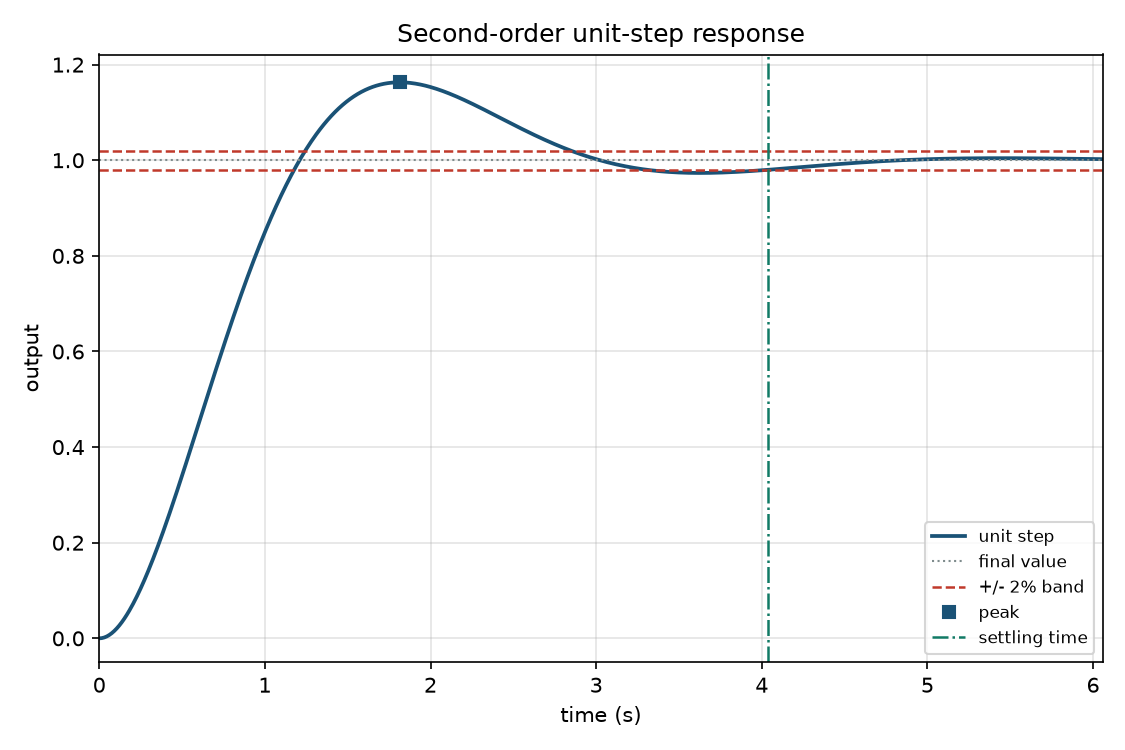

Reproduce this figure in Python.
#!/usr/bin/env python3
"""Linear second-order unit-step response metrics.

natural_frequency_mass_stiffness is wn = sqrt(k/m).
damping_ratio_mass_stiffness is zeta = c/(2*sqrt(k*m)).
damped_natural_frequency is wd = wn*sqrt(1-zeta**2).
second_order_percent_overshoot is Mp = exp(-pi*zeta/sqrt(1-zeta**2)).
second_order_peak_time is tp = pi/wd.
second_order_settling_time is ts = -log(delta)/(zeta*wn).
Rise time is 10% to 90% of the analytical unit-step response.
"""

from __future__ import annotations

import argparse
import math
import sys
import tempfile
from dataclasses import dataclass
from pathlib import Path

CHECK_TOL = 1e-9
PLOT_TITLE = "Second-order unit-step response"
N_CURVE = 801
DEFAULT_SETTLING_PERCENT = 2.0
CRITICAL_EPS = 1e-12
SKILL_DIR = Path(__file__).resolve().parent

ASSUMPTIONS = (
    "linear constant-coefficient single-input second-order plant "
    "G(s) = wn**2/(s**2 + 2*zeta*wn*s + wn**2); "
    "natural_frequency_mass_stiffness wn = sqrt(k/m); "
    "damping_ratio_mass_stiffness zeta = c/(2*sqrt(k*m)); "
    "damped_natural_frequency wd = wn*sqrt(1-zeta**2) when zeta < 1; "
    "second_order_percent_overshoot Mp = exp(-pi*zeta/sqrt(1-zeta**2)); "
    "second_order_peak_time tp = pi/wd; "
    "second_order_settling_time envelope ts = -ln(delta)/(zeta*wn) with "
    f"default band {DEFAULT_SETTLING_PERCENT:g} percent so delta = "
    f"{DEFAULT_SETTLING_PERCENT/100:g}; "
    "rise_time is 10% to 90% of the analytical unit-step response; "
    "underdamped when zeta < 1, critically damped when zeta = 1, "
    "overdamped when zeta > 1; zero initial conditions; unity DC gain"
)


@dataclass(frozen=True)
class Solution:
    wn: float
    zeta: float
    source: str
    mass: float | None
    stiffness: float | None
    damping: float | None
    settling_percent: float
    delta: float
    damping_case: str
    wd: float | None
    overshoot: float
    overshoot_percent: float
    peak_time: float | None
    rise_time: float
    settling_time_envelope: float | None
    settling_time: float


def print_kv(key: str, value: object) -> None:
    if isinstance(value, float):
        text = f"{value:.8g}"
    else:
        text = str(value)
    print(f"{key}: {text}")


def close(actual: float, expected: float, tol: float = CHECK_TOL) -> bool:
    scale = max(abs(expected), 1.0)
    return abs(actual - expected) <= tol * scale


def require_positive(name: str, value: float) -> None:
    if not math.isfinite(value) or value <= 0.0:
        raise ValueError(f"{name} must be finite and > 0")


def require_nonnegative(name: str, value: float) -> None:
    if not math.isfinite(value) or value < 0.0:
        raise ValueError(f"{name} must be finite and >= 0")


def natural_frequency_mass_stiffness(stiffness: float, mass: float) -> float:
    """natural_frequency_mass_stiffness: wn = sqrt(k/m)."""
    return math.sqrt(stiffness / mass)


def damping_ratio_mass_stiffness(
    damping: float, stiffness: float, mass: float
) -> float:
    """damping_ratio_mass_stiffness: zeta = c/(2*sqrt(k*m))."""
    return damping / (2.0 * math.sqrt(stiffness * mass))


def damped_natural_frequency(wn: float, zeta: float) -> float:
    """damped_natural_frequency: wd = wn*sqrt(1-zeta**2)."""
    return wn * math.sqrt(1.0 - zeta * zeta)


def second_order_percent_overshoot(zeta: float) -> float:
    """second_order_percent_overshoot: fractional Mp."""
    return math.exp(-math.pi * zeta / math.sqrt(1.0 - zeta * zeta))


def second_order_peak_time(wn: float, zeta: float) -> float:
    """second_order_peak_time: tp = pi/wd."""
    return math.pi / damped_natural_frequency(wn, zeta)


def second_order_settling_time(delta: float, zeta: float, wn: float) -> float:
    """second_order_settling_time: ts = -log(delta)/(zeta*wn)."""
    return -math.log(delta) / (zeta * wn)


def classify_damping(zeta: float) -> str:
    if zeta < 1.0 - CRITICAL_EPS:
        return "underdamped"
    if zeta > 1.0 + CRITICAL_EPS:
        return "overdamped"
    return "critically_damped"


def step_response(wn: float, zeta: float, time: float) -> float:
    """Unit-step response of wn**2/(s**2 + 2*zeta*wn*s + wn**2)."""
    if time <= 0.0:
        return 0.0
    case = classify_damping(zeta)
    if case == "underdamped":
        wd = damped_natural_frequency(wn, zeta)
        sigma = zeta * wn
        return 1.0 - math.exp(-sigma * time) * (
            math.cos(wd * time) + (sigma / wd) * math.sin(wd * time)
        )
    if case == "critically_damped":
        return 1.0 - math.exp(-wn * time) * (1.0 + wn * time)
    root = math.sqrt(zeta * zeta - 1.0)
    s1 = wn * (zeta + root)
    s2 = wn * (zeta - root)
    return 1.0 - (s1 * math.exp(-s2 * time) - s2 * math.exp(-s1 * time)) / (
        s1 - s2
    )


def linspace(start: float, stop: float, count: int) -> list[float]:
    if count == 1:
        return [start]
    step = (stop - start) / (count - 1)
    return [start + step * i for i in range(count)]


def first_crossing(
    wn: float, zeta: float, level: float, t_end: float, samples: int = 4001
) -> float | None:
    times = linspace(0.0, t_end, samples)
    prev_t = times[0]
    prev_y = step_response(wn, zeta, prev_t)
    for time in times[1:]:
        y = step_response(wn, zeta, time)
        if (prev_y - level) * (y - level) <= 0.0 and y != prev_y:
            frac = (level - prev_y) / (y - prev_y)
            return prev_t + frac * (time - prev_t)
        prev_t = time
        prev_y = y
    return None


def rise_time_10_90(wn: float, zeta: float) -> float:
    t_end = max(20.0 / max(zeta * wn, 0.05 * wn), 20.0 / wn)
    t10 = first_crossing(wn, zeta, 0.1, t_end)
    t90 = first_crossing(wn, zeta, 0.9, t_end)
    if t10 is None or t90 is None or t90 <= t10:
        raise ValueError("could not resolve 10% to 90% rise time")
    return t90 - t10


def settling_time_from_response(
    wn: float, zeta: float, delta: float
) -> float:
    """First time after which |y-1| stays within delta through t_end."""
    t_end = max(30.0 / max(zeta * wn, 0.05 * wn), 30.0 / wn)
    times = linspace(0.0, t_end, 8001)
    values = [step_response(wn, zeta, t) for t in times]
    last_out = 0
    for i, y in enumerate(values):
        if abs(y - 1.0) > delta:
            last_out = i
    if last_out >= len(times) - 1:
        raise ValueError("could not resolve settling time in the plotted window")
    if last_out == 0 and abs(values[0] - 1.0) <= delta:
        return 0.0
    # Refine between last_out and last_out+1, then verify the tail.
    t0 = times[last_out]
    t1 = times[min(last_out + 1, len(times) - 1)]
    for _ in range(40):
        mid = 0.5 * (t0 + t1)
        if abs(step_response(wn, zeta, mid) - 1.0) > delta:
            t0 = mid
        else:
            t1 = mid
    candidate = t1
    for t in linspace(candidate, t_end, 2001):
        if abs(step_response(wn, zeta, t) - 1.0) > delta:
            raise ValueError("settling-time search left the band again")
    return candidate


def evaluate(
    wn: float | None,
    zeta: float | None,
    mass: float | None,
    stiffness: float | None,
    damping: float | None,
    settling_percent: float,
) -> Solution:
    require_positive("settling percent", settling_percent)
    if settling_percent >= 100.0:
        raise ValueError("settling percent must be < 100")
    delta = settling_percent / 100.0

    has_wn = wn is not None
    has_zeta = zeta is not None
    has_m = mass is not None
    has_k = stiffness is not None
    has_c = damping is not None
    mechanical = has_m or has_k or has_c
    modal = has_wn or has_zeta

    if mechanical and modal:
        raise ValueError(
            "pass --wn with --zeta, or --mass --stiffness --damping, not both"
        )
    if mechanical:
        if not (has_m and has_k and has_c):
            raise ValueError(
                "mechanical path requires --mass, --stiffness, and --damping"
            )
        require_positive("mass", float(mass))
        require_positive("stiffness", float(stiffness))
        require_nonnegative("damping", float(damping))
        wn_v = natural_frequency_mass_stiffness(float(stiffness), float(mass))
        zeta_v = damping_ratio_mass_stiffness(
            float(damping), float(stiffness), float(mass)
        )
        source = "mass_stiffness_damping"
        m_v: float | None = float(mass)
        k_v: float | None = float(stiffness)
        c_v: float | None = float(damping)
    elif has_wn and has_zeta:
        require_positive("natural frequency", float(wn))
        require_nonnegative("damping ratio", float(zeta))
        wn_v = float(wn)
        zeta_v = float(zeta)
        source = "wn_zeta"
        m_v = None
        k_v = None
        c_v = None
    else:
        raise ValueError(
            "requires --wn with --zeta, or --mass --stiffness --damping"
        )

    case = classify_damping(zeta_v)
    wd: float | None = None
    peak: float | None = None
    if case == "underdamped":
        wd = damped_natural_frequency(wn_v, zeta_v)
        overshoot = second_order_percent_overshoot(zeta_v)
        peak = second_order_peak_time(wn_v, zeta_v)
    else:
        overshoot = 0.0

    envelope: float | None = None
    if zeta_v > 0.0:
        envelope = second_order_settling_time(delta, zeta_v, wn_v)

    rise = rise_time_10_90(wn_v, zeta_v)
    settle = settling_time_from_response(wn_v, zeta_v, delta)

    return Solution(
        wn=wn_v,
        zeta=zeta_v,
        source=source,
        mass=m_v,
        stiffness=k_v,
        damping=c_v,
        settling_percent=settling_percent,
        delta=delta,
        damping_case=case,
        wd=wd,
        overshoot=overshoot,
        overshoot_percent=100.0 * overshoot,
        peak_time=peak,
        rise_time=rise,
        settling_time_envelope=envelope,
        settling_time=settle,
    )


def ensure_matplotlib():
    try:
        import matplotlib

        if "matplotlib.pyplot" not in sys.modules:
            matplotlib.use("Agg")
        import matplotlib.pyplot as plt
    except ImportError as exc:
        raise ValueError("matplotlib is required to plot the step response") from exc
    return plt


def plot_horizon(result: Solution) -> float:
    if result.settling_time_envelope is not None:
        return max(1.5 * result.settling_time_envelope, 1.5 * result.settling_time)
    return max(1.5 * result.settling_time, 10.0 / result.wn)


def write_plot(result: Solution, out_path: Path) -> None:
    plt = ensure_matplotlib()
    t_end = plot_horizon(result)
    times = linspace(0.0, t_end, N_CURVE)
    values = [step_response(result.wn, result.zeta, t) for t in times]

    fig, ax = plt.subplots(1, 1, figsize=(7.5, 5.0))
    ax.plot(times, values, color="#1a5276", linewidth=1.8, label="unit step")
    ax.axhline(1.0, color="#7f8c8d", linestyle=":", linewidth=1.0, label="final value")
    ax.axhline(
        1.0 + result.delta,
        color="#c0392b",
        linestyle="--",
        linewidth=1.2,
        label=f"+/- {result.settling_percent:g}% band",
    )
    ax.axhline(1.0 - result.delta, color="#c0392b", linestyle="--", linewidth=1.2)
    if result.peak_time is not None:
        y_peak = step_response(result.wn, result.zeta, result.peak_time)
        ax.plot(
            result.peak_time,
            y_peak,
            "s",
            color="#1a5276",
            markersize=6,
            zorder=5,
            label="peak",
        )
    ax.axvline(
        result.settling_time,
        color="#117a65",
        linestyle="-.",
        linewidth=1.2,
        label="settling time",
    )
    ax.set_xlabel("time (s)")
    ax.set_ylabel("output")
    ax.set_title(PLOT_TITLE)
    ax.grid(True, alpha=0.35)
    ax.legend(loc="best", fontsize=8)
    ax.set_xlim(0.0, t_end)
    ax.set_ylim(bottom=min(0.0, min(values) - 0.05))
    fig.tight_layout()
    out_path.parent.mkdir(parents=True, exist_ok=True)
    try:
        fig.savefig(out_path, dpi=150)
    except OSError as exc:
        plt.close(fig)
        raise ValueError(f"could not write the plot: {exc}") from exc
    plt.close(fig)


def emit(result: Solution, graph: Path | None) -> None:
    print_kv("title", PLOT_TITLE)
    print_kv("assumptions", ASSUMPTIONS)
    print_kv("source", result.source)
    if result.mass is not None:
        print_kv("m_kg", result.mass)
        print_kv("k_N_m", result.stiffness)
        print_kv("c_N_s_m", result.damping)
    print_kv("wn_rad_s", result.wn)
    print_kv("zeta", result.zeta)
    print_kv("damping_case", result.damping_case)
    if result.wd is not None:
        print_kv("wd_rad_s", result.wd)
    print_kv("overshoot", result.overshoot)
    print_kv("overshoot_percent", result.overshoot_percent)
    if result.peak_time is not None:
        print_kv("peak_time_s", result.peak_time)
    print_kv("rise_time_s", result.rise_time)
    print_kv("rise_time_definition", "10_to_90_percent")
    print_kv("settling_percent", result.settling_percent)
    print_kv("settling_delta", result.delta)
    if result.settling_time_envelope is not None:
        print_kv("settling_time_envelope_s", result.settling_time_envelope)
    print_kv("settling_time_s", result.settling_time)
    if graph is not None:
        print_kv("graph", str(graph))


def fail(message: str) -> int:
    print(f"CHECK FAIL: {message}", file=sys.stderr)
    return 1


def run_check() -> int:
    if not close(natural_frequency_mass_stiffness(4.0, 1.0), 2.0):
        return fail("wn from k=4, m=1 is not 2")
    if not close(damping_ratio_mass_stiffness(1.0, 1.0, 1.0), 0.5):
        return fail("half-critical zeta is not 0.5")
    if not close(damped_natural_frequency(2.0, 0.5), math.sqrt(3.0)):
        return fail("wd for wn=2, zeta=0.5 is not sqrt(3)")
    mp = second_order_percent_overshoot(0.5)
    if not close(mp, math.exp(-math.pi / math.sqrt(3.0))):
        return fail("overshoot for zeta=0.5 mismatch")
    if not close(second_order_peak_time(2.0, 0.5), math.pi / math.sqrt(3.0)):
        return fail("peak time for wn=2, zeta=0.5 mismatch")
    if not close(second_order_settling_time(math.exp(-4.0), 0.5, 2.0), 4.0):
        return fail("four-time-constant settling is not 4")

    under = evaluate(2.0, 0.5, None, None, None, 2.0)
    if under.damping_case != "underdamped":
        return fail("zeta=0.5 was not underdamped")
    if under.wd is None or under.peak_time is None:
        return fail("underdamped path omitted wd or peak time")
    if under.rise_time <= 0.0:
        return fail("rise time is not positive")
    if under.settling_time <= 0.0:
        return fail("settling time is not positive")

    mech = evaluate(None, None, 1.0, 4.0, 2.0, 2.0)
    if not close(mech.wn, 2.0) or not close(mech.zeta, 0.5):
        return fail("mechanical path did not recover wn=2, zeta=0.5")
    if mech.source != "mass_stiffness_damping":
        return fail("mechanical source label wrong")

    critical = evaluate(1.0, 1.0, None, None, None, 2.0)
    if critical.damping_case != "critically_damped":
        return fail("zeta=1 was not critically damped")
    if critical.wd is not None or critical.peak_time is not None:
        return fail("critical case printed oscillatory metrics")
    if not close(critical.overshoot, 0.0):
        return fail("critical overshoot is not 0")

    over = evaluate(1.0, 1.5, None, None, None, 2.0)
    if over.damping_case != "overdamped":
        return fail("zeta=1.5 was not overdamped")
    if not close(over.overshoot, 0.0):
        return fail("overdamped overshoot is not 0")

    # Analytic underdamped sample at peak time.
    y_peak = step_response(2.0, 0.5, under.peak_time)
    if not close(y_peak, 1.0 + under.overshoot, tol=1e-6):
        return fail("step response at peak time does not match overshoot")

    try:
        evaluate(2.0, 0.5, 1.0, 4.0, 2.0, 2.0)
        return fail("both input paths were accepted")
    except ValueError:
        pass
    try:
        evaluate(None, None, 1.0, 4.0, None, 2.0)
        return fail("incomplete mechanical path was accepted")
    except ValueError:
        pass
    try:
        evaluate(2.0, None, None, None, None, 2.0)
        return fail("wn without zeta was accepted")
    except ValueError:
        pass

    class _Capture:
        def __init__(self) -> None:
            self.parts: list[str] = []

        def write(self, text: str) -> None:
            self.parts.append(text)

        def flush(self) -> None:
            return None

    def capture(argv: list[str]) -> tuple[int, str, str]:
        out = _Capture()
        err = _Capture()
        old_out, old_err = sys.stdout, sys.stderr
        sys.stdout, sys.stderr = out, err
        try:
            code = main(argv)
        finally:
            sys.stdout, sys.stderr = old_out, old_err
        return code, "".join(out.parts), "".join(err.parts)

    with tempfile.TemporaryDirectory() as tmp:
        out = str(Path(tmp) / "second_order.png")
        code, text, err = capture(
            ["--wn", "2", "--zeta", "0.5", "--settling-percent", "2", "--out", out]
        )
        if code != 0:
            return fail(f"main returned {code}: {err}")
        data = Path(out).read_bytes()
        if not data.startswith(b"\x89PNG"):
            return fail("run did not write a PNG")
        for key in (
            "title: Second-order unit-step response",
            "damping_case: underdamped",
            "wd_rad_s:",
            "overshoot:",
            "peak_time_s:",
            "rise_time_s:",
            "settling_time_s:",
            "graph:",
        ):
            if key not in text:
                return fail(f"stdout missing {key}")

        code, text, err = capture(
            ["--mass", "1", "--stiffness", "4", "--damping", "2", "--out", out]
        )
        if code != 0:
            return fail(f"mechanical input returned {code}: {err}")
        if "source: mass_stiffness_damping" not in text:
            return fail("mechanical input did not print source")
        if "wn_rad_s:" not in text or "zeta:" not in text:
            return fail("mechanical input omitted wn or zeta")

        code, _text, err = capture(["--wn", "2", "--zeta", "0.5", "--mass", "1"])
        if code != 2 or "not both" not in err:
            return fail("both input paths were accepted on the CLI")
        code, _text, err = capture(["--wn", "2"])
        if code != 2:
            return fail("wn without zeta was accepted")
        code, _text, _err = capture([])
        if code != 2:
            return fail("empty args were accepted")

    print("check: pass")
    print_kv("wn_rad_s", under.wn)
    print_kv("zeta", under.zeta)
    print_kv("wd_rad_s", under.wd)
    print_kv("overshoot", under.overshoot)
    print_kv("peak_time_s", under.peak_time)
    print_kv("rise_time_s", under.rise_time)
    print_kv("settling_time_s", under.settling_time)
    return 0


def parse_args(argv: list[str] | None = None) -> argparse.Namespace:
    parser = argparse.ArgumentParser(
        description=(
            "Linear second-order unit-step response: damped frequency, "
            "overshoot, peak time, rise time, settling time, and damping case."
        )
    )
    parser.add_argument("--wn", type=float, default=None, help="natural frequency wn [rad/s]")
    parser.add_argument("--zeta", type=float, default=None, help="damping ratio zeta [-]")
    parser.add_argument("--mass", type=float, default=None, help="mass m [kg]")
    parser.add_argument(
        "--stiffness", type=float, default=None, help="stiffness k [N/m]"
    )
    parser.add_argument(
        "--damping", type=float, default=None, help="viscous damping c [N*s/m]"
    )
    parser.add_argument(
        "--settling-percent",
        type=float,
        default=DEFAULT_SETTLING_PERCENT,
        help=f"settling band percent (default {DEFAULT_SETTLING_PERCENT:g})",
    )
    parser.add_argument("--out", type=str, default=None, help="optional PNG path")
    parser.add_argument("--check", action="store_true", help="run built-in consistency checks")
    return parser.parse_args(argv)


def main(argv: list[str] | None = None) -> int:
    args = parse_args(argv)
    if args.check:
        return run_check()

    try:
        result = evaluate(
            args.wn,
            args.zeta,
            args.mass,
            args.stiffness,
            args.damping,
            args.settling_percent,
        )
    except ValueError as exc:
        print(f"error: {exc}", file=sys.stderr)
        return 2

    graph: Path | None = None
    if args.out is not None:
        out_path = Path(args.out).resolve()
        try:
            write_plot(result, out_path)
        except ValueError as exc:
            print(f"error: {exc}", file=sys.stderr)
            return 2
        graph = out_path

    emit(result, graph)
    return 0


if __name__ == "__main__":
    sys.exit(main())
